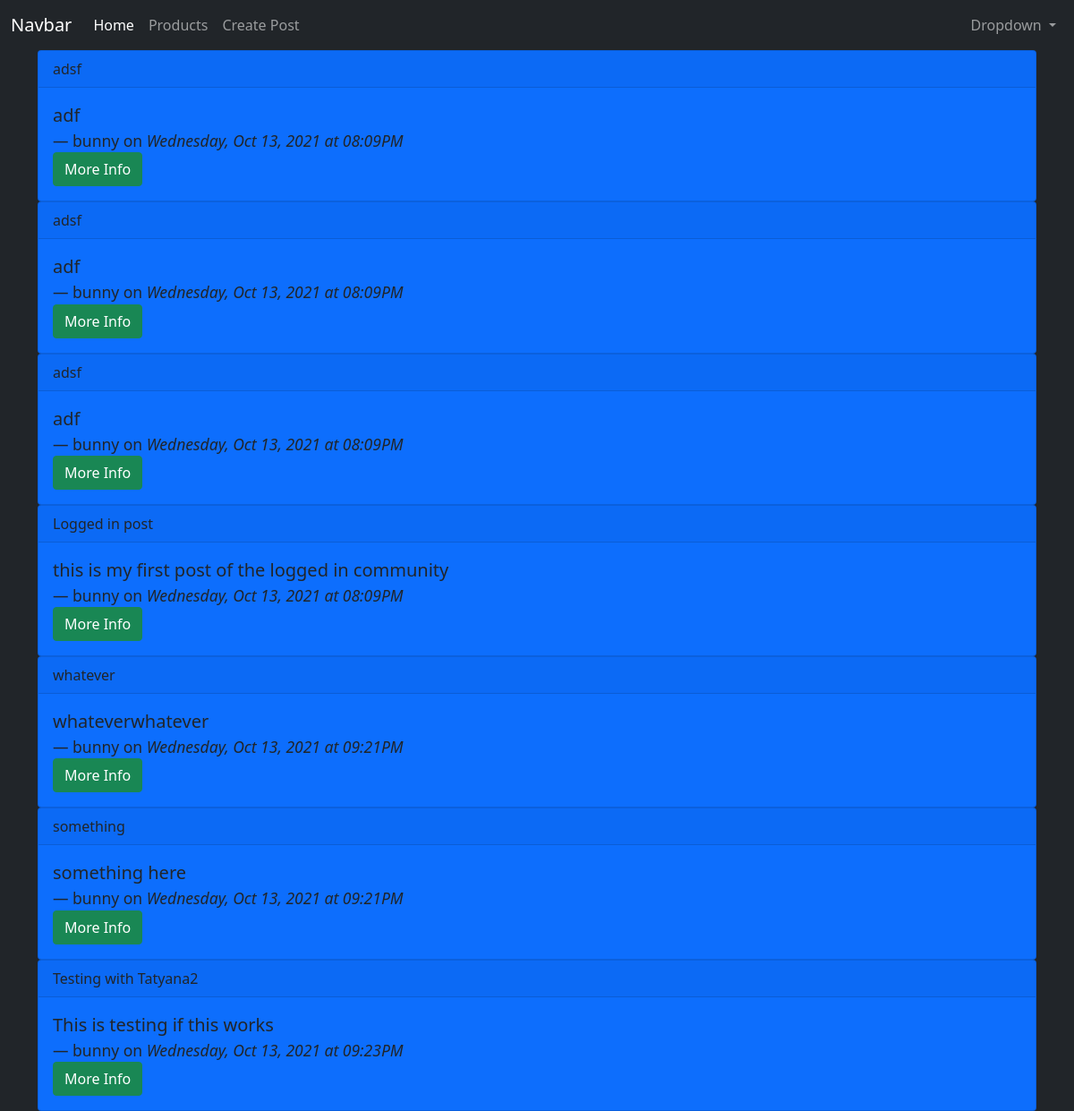
The page /my-posts (signed in) on the database its author committed.
### app/models.py (models this page shows, shortened)
class Post(db.Model):
  id = db.Column(db.Integer, primary_key=True)
  title = db.Column(db.String(200))
  content = db.Column(db.String(300))
  date_created = db.Column(db.DateTime, nullable=False, default=datetime.utcnow)
  user_id = db.Column(db.Integer, db.ForeignKey('user.id'), nullable=False)

class User(db.Model, UserMixin):
  id = db.Column(db.Integer, primary_key=True)
  username = db.Column(db.String(150), nullable=False, unique=True)
  email = db.Column(db.String(150), nullable=False, unique=True)
  password = db.Column(db.String(256), nullable=False)
  posts = db.relationship('Post', backref='author', lazy=True)

### app/routes.py (the view)
@app.route('/my-posts')
@login_required
def my_posts():
  posts = current_user.posts
  return render_template('my_posts.html', posts=posts)

### app/models.py (called while the page is built)
@login_manager.user_loader
def load_user(user_id):
  return User.query.get(user_id)

### app/templates/my_posts.html
{% extends 'base.html' %}
{% block content %}
{% for p in posts %}
    <div class="card bg-primary text-dark">
        <div class="card-header">
        {{ p.title }}
        </div>
        <div class="card-body">
            <blockquote class="blockquote mb-0">
                <p>{{ p.content }}</p>
                <footer class="blockquote-footer text-dark">{{ p.author.username }} on <cite title="Source Title">
                    {{ p.date_created.strftime('%A, %b %d, %Y at %I:%M%p') }}
                </cite></footer>
            </blockquote>
            <a href="{{ url_for('post_detail', post_id=p.id) }}" class="btn btn-success">More Info</a>
        </div>
    </div>
{% endfor %}
{% endblock content %}

### rows shown on the page
Post: title "adsf", content "adf", author.username "bunny", date_created "Wednesday, Oct 13, 2021 at 08:09PM"
Post: title "adsf", content "adf", author.username "bunny", date_created "Wednesday, Oct 13, 2021 at 08:09PM"
Post: title "adsf", content "adf", author.username "bunny", date_created "Wednesday, Oct 13, 2021 at 08:09PM"
Post: title "Logged in post", content "this is my first post of the logged in community", author.username "bunny", date_created "Wednesday, Oct 13, 2021 at 08:09PM"
Post: title "whatever", content "whateverwhatever", author.username "bunny", date_created "Wednesday, Oct 13, 2021 at 09:21PM"
Post: title "something", content "something here", author.username "bunny", date_created "Wednesday, Oct 13, 2021 at 09:21PM"
Post: title "Testing with Tatyana2", content "This is testing if this works", author.username "bunny", date_created "Wednesday, Oct 13, 2021 at 09:23PM"
